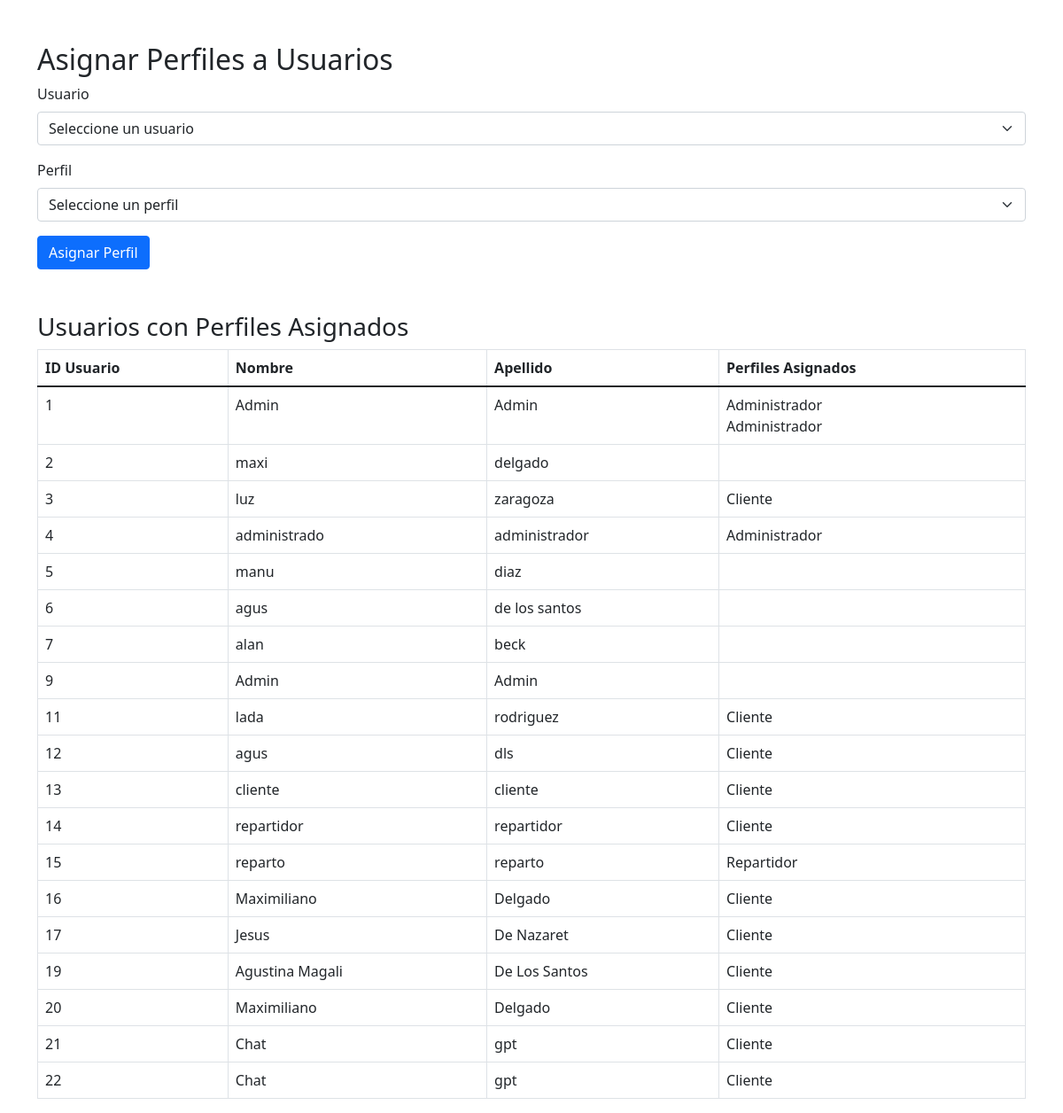
The app's page /modulos/asignar_perfil.php with its own data.
### tables this page shows
CREATE TABLE `usuario` (
  `id` int(11) NOT NULL AUTO_INCREMENT,
  `persona_id` int(11) DEFAULT NULL,
  `username` varchar(50) DEFAULT NULL,
  `password` varchar(255) DEFAULT NULL,
  `rela_perfil` int(11) DEFAULT NULL,
  `estado` int(45) DEFAULT 1,
  `correo` varchar(100) DEFAULT NULL,
  `codigo_verificacion` varchar(10) DEFAULT NULL,
  `correo_verificado` tinyint(1) DEFAULT 0,
  PRIMARY KEY (`id`),
  KEY `persona_id` (`persona_id`),
  CONSTRAINT `usuario_ibfk_1` FOREIGN KEY (`persona_id`) REFERENCES `persona` (`id`)
);

CREATE TABLE `persona` (
  `id` int(11) NOT NULL AUTO_INCREMENT,
  `nombre` varchar(50) DEFAULT NULL,
  `apellido` varchar(50) DEFAULT NULL,
  `fecha_nacimiento` date DEFAULT NULL,
  `pais_id` int(11) NOT NULL,
  `provincia_id` int(11) NOT NULL,
  `documento_id` int(11) NOT NULL,
  PRIMARY KEY (`id`)
);

CREATE TABLE `perfil` (
  `id` int(11) NOT NULL AUTO_INCREMENT,
  `nombre` varchar(50) DEFAULT NULL,
  `descripcion` text DEFAULT NULL,
  PRIMARY KEY (`id`)
);

### modulos/asignar_perfil.php (the view, shortened to what this page needs)
<?php
require '../database/db.php';
$stmt = $pdo->query("SELECT u.id, p.nombre, p.apellido, u.username, u.rela_perfil FROM Usuario u JOIN Persona p ON u.persona_id = p.id");
$usuarios = $stmt->fetchAll(PDO::FETCH_ASSOC);
?>
<!DOCTYPE html>
<html lang="es">
<head>
    <link href="https://cdn.jsdelivr.net/npm/bootstrap@5.1.3/dist/css/bootstrap.min.css" rel="stylesheet">
</head>
<body>
<div class="container mt-5">
    <h2>Asignar Perfiles a Usuarios</h2>
    <form method="POST" >
        <div class="mb-3">
            <label for="usuario_id" class="form-label">Usuario</label>
            <select class="form-select" name="usuario_id" id="usuario_id" required>
                <option value="">Seleccione un usuario</option>
            </select>
        </div>
        <div class="mb-3">
            <label for="perfil_id" class="form-label">Perfil</label>
            <select class="form-select" name="perfil_id" id="perfil_id" required>
                <option value="">Seleccione un perfil</option>
            </select>
        </div>
        <button type="submit" class="btn btn-primary">Asignar Perfil</button>
    </form>
    <h3 class="mt-5">Usuarios con Perfiles Asignados</h3>
    <table class="table table-bordered">
        <thead>
            <tr>
                <th>ID Usuario</th>
                <th>Nombre</th>
                <th>Apellido</th>
                <th>Perfiles Asignados</th>
            </tr>
        </thead>
        <tbody>
        <?php foreach ($usuarios as $usuario): ?>
            <tr>
                <td><?= $usuario['id'] ?></td>
                <td><?= htmlspecialchars($usuario['nombre']) ?></td>
                <td><?= htmlspecialchars($usuario['apellido']) ?></td>
                <td>
                    <?php
                    $stmt = $pdo->prepare("SELECT perfil.nombre FROM usuarioperfil JOIN perfil ON usuarioperfil.perfil_id = perfil.id WHERE usuarioperfil.usuario_id = ?");
                    $stmt->execute([$usuario['id']]);
                    $perfiles_asignados = $stmt->fetchAll(PDO::FETCH_ASSOC);
                    foreach ($perfiles_asignados as $perfil_asignado) {
                        echo htmlspecialchars($perfil_asignado['nombre']) . '<br>';
                    }
                    ?>
                </td>
            </tr>
        <?php endforeach; ?>
        </tbody>
    </table>
</div>
</body>
</html>

### records on screen
usuario: id "1", persona.nombre "Admin", persona.apellido "Admin"
perfil: nombre "Administrador"
usuario: id "2", persona.nombre "maxi", persona.apellido "delgado"
usuario: id "3", persona.nombre "luz", persona.apellido "zaragoza"
perfil: nombre "Cliente"
usuario: id "4", persona.nombre "administrado", persona.apellido "administrador"
usuario: id "5", persona.nombre "manu", persona.apellido "diaz"
usuario: id "6", persona.nombre "agus", persona.apellido "de los santos"
usuario: id "7", persona.nombre "alan", persona.apellido "beck"
usuario: id "9", persona.nombre "Admin", persona.apellido "Admin"
usuario: id "11", persona.nombre "lada", persona.apellido "rodriguez"
usuario: id "12", persona.nombre "agus", persona.apellido "dls"
usuario: id "13", persona.nombre "cliente", persona.apellido "cliente"
usuario: id "14", persona.nombre "repartidor", persona.apellido "repartidor"
usuario: id "15", persona.nombre "reparto", persona.apellido "reparto"
perfil: nombre "Repartidor"
usuario: id "16", persona.nombre "Maximiliano", persona.apellido "Delgado"
usuario: id "17", persona.nombre "Jesus", persona.apellido "De Nazaret"
usuario: id "19", persona.nombre "Agustina Magali", persona.apellido "De Los Santos"
usuario: id "20", persona.nombre "Maximiliano", persona.apellido "Delgado"
usuario: id "21", persona.nombre "Chat", persona.apellido "gpt"
usuario: id "22", persona.nombre "Chat", persona.apellido "gpt"
